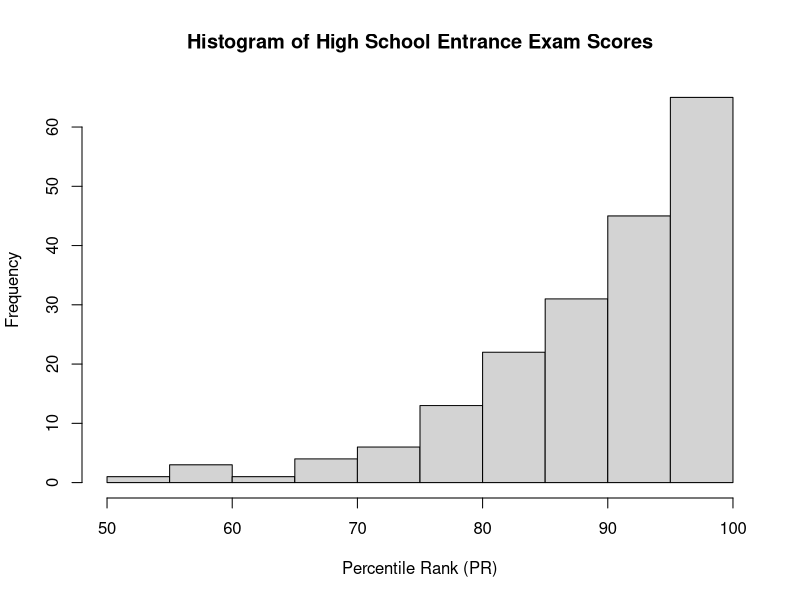
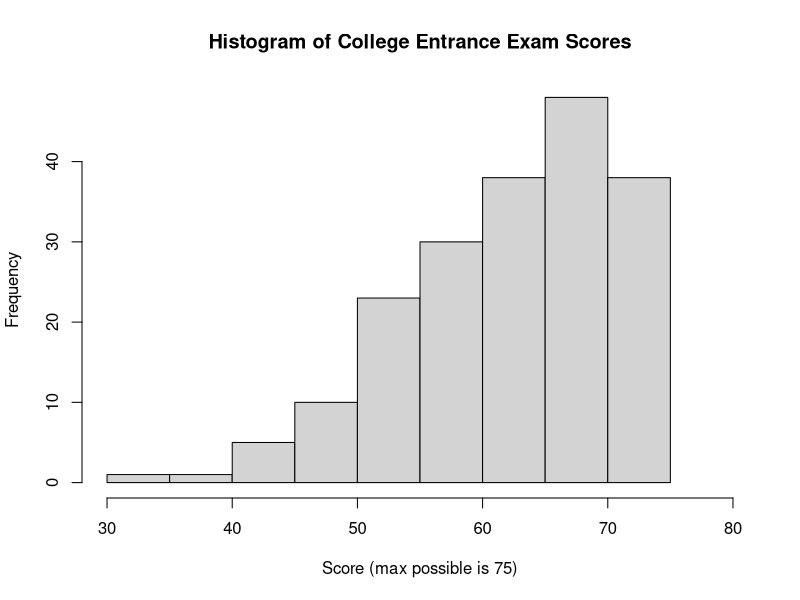
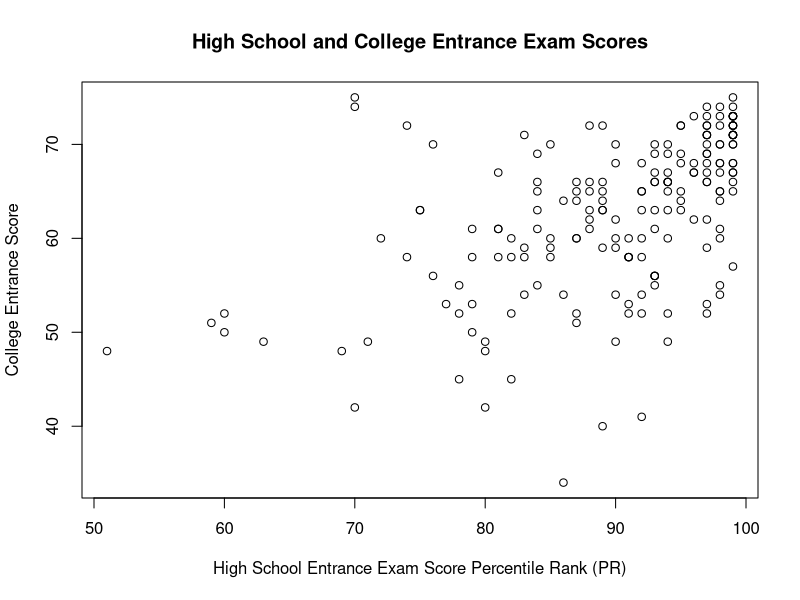
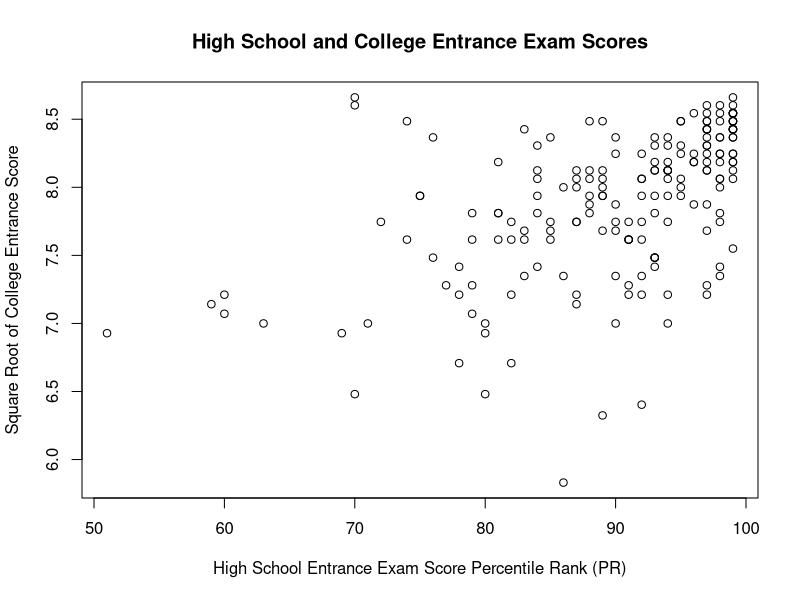
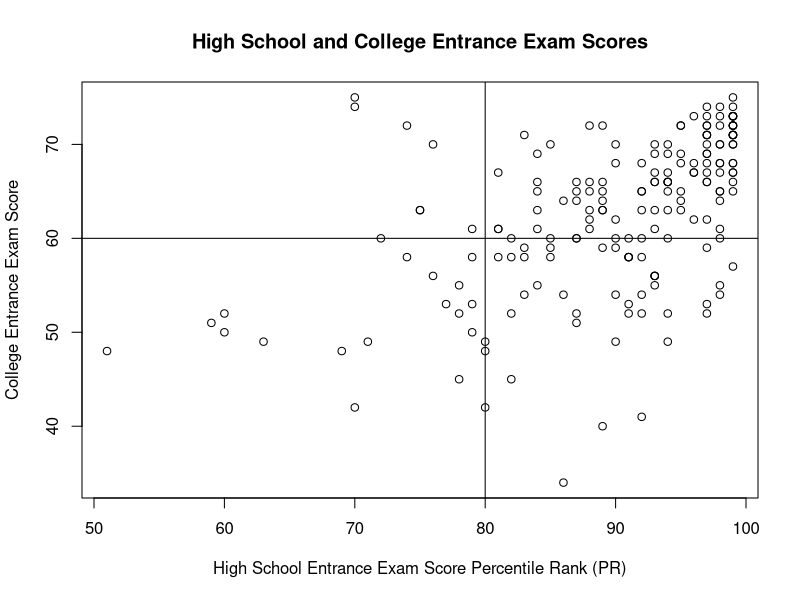
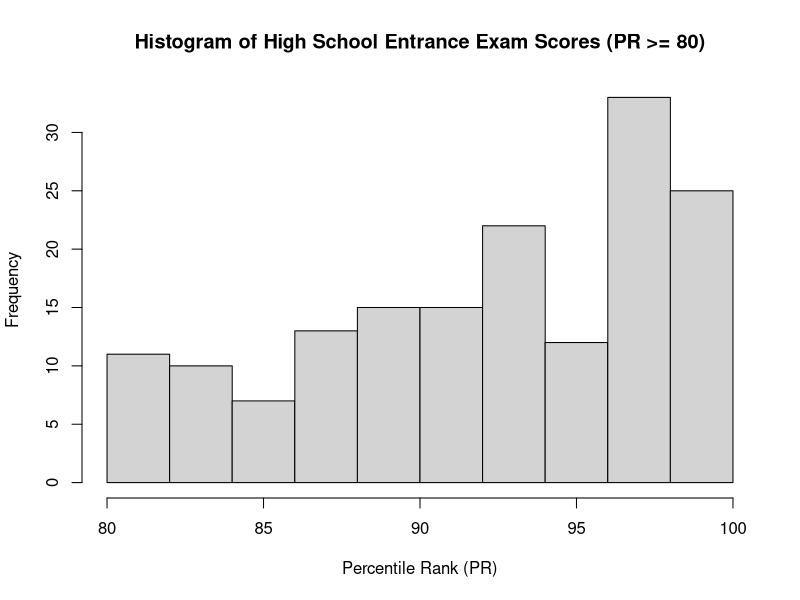
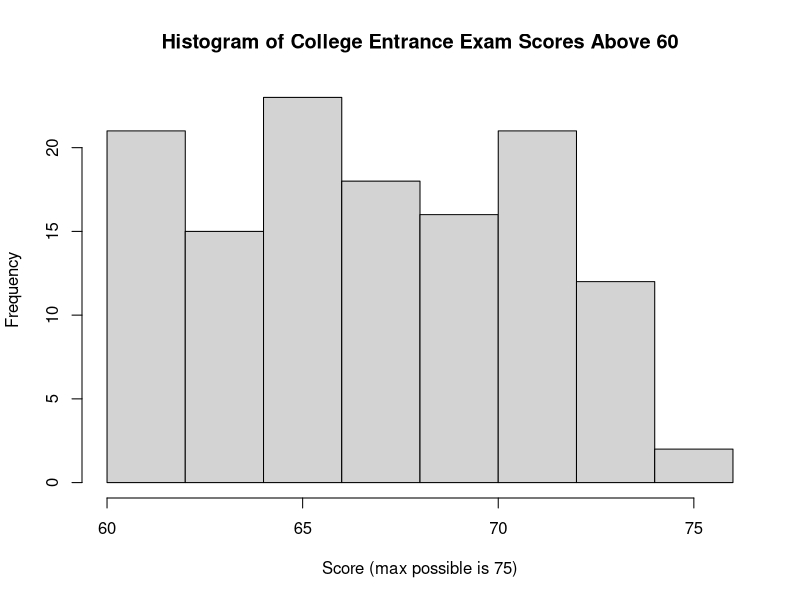
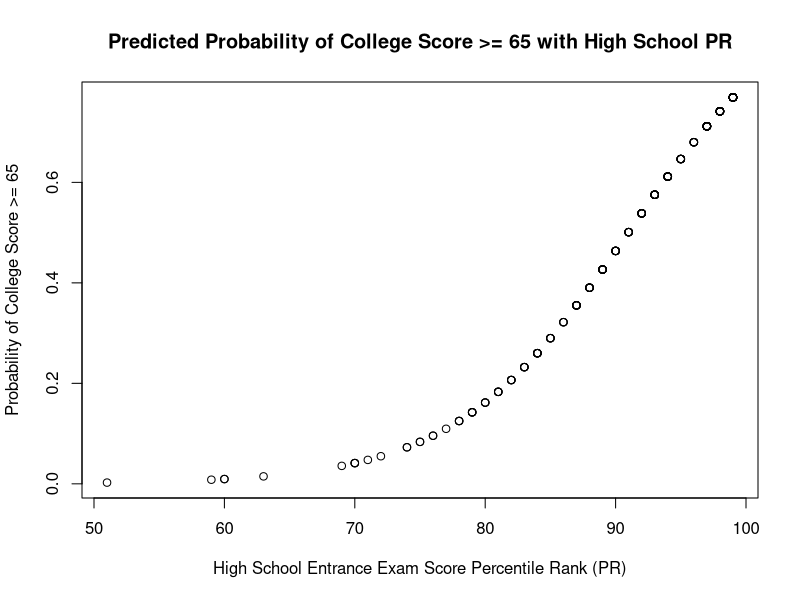

The R source for these figures, in order:
## ---- chunk 1
knitr::opts_chunk$set(echo = TRUE)
## ---- chunk 2
data = read.csv("ptt_SENIORHIGH_data.csv")
names(data)[1] = "pttID"

data[1:10,]
## ---- chunk 3
# High school entrance exam scores: Remove missing values
uni_HS_score = data$HighSchool_PR[which(data$HighSchool_PR != -1)]

summary(uni_HS_score)

hist(uni_HS_score, main = "Histogram of High School Entrance Exam Scores",
     xlab="Percentile Rank (PR)")
## ---- chunk 4
# College entrance exam scores: Remove missing values
uni_college_score = data$College_Score[which(data$College_Score != -1)]

summary(uni_college_score)

hist(uni_college_score, main="Histogram of College Entrance Exam Scores",
     xlab="Score (max possible is 75)",xlim=c(30,80))
## ---- chunk 5
missing_rows = which(data$HighSchool_PR == "-1" | data$College_Score == "-1")
# Indices: 6  19  71  85  88  96 132 183 195 => nine in total

# Remove missing data
data_corr = data[-missing_rows,]

plot(data_corr$HighSchool_PR, data_corr$College_Score,
     main = "High School and College Entrance Exam Scores",
     xlab="High School Entrance Exam Score Percentile Rank (PR)",
     ylab="College Entrance Score")
## ---- chunk 6
cor(data_corr$HighSchool_PR, data_corr$College_Score)
## ---- chunk 7
# data version: already removed missing data
# data_corr = data[-missing_rows,]

plot(data_corr$HighSchool_PR, sqrt(data_corr$College_Score),
     main = "High School and College Entrance Exam Scores",
     xlab="High School Entrance Exam Score Percentile Rank (PR)",
     ylab="Square Root of College Entrance Score")
## ---- chunk 8
cor(data_corr$HighSchool_PR, sqrt(data_corr$College_Score))
## ---- chunk 9
plot(data_corr$HighSchool_PR, data_corr$College_Score,
     main = "High School and College Entrance Exam Scores",
     xlab="High School Entrance Exam Score Percentile Rank (PR)",
     ylab="College Entrance Exam Score")

abline(h=60,v=80)
## ---- chunk 10
data_corr$HS_80up = data_corr$HighSchool_PR >= 80
data_corr$CS_60up = data_corr$College_Score >=60

contingency = table(data_corr$HS_80up, data_corr$CS_60up,
                    dnn=c("HighSchool_80up","College_60up"))

contingency
## ---- chunk 11
prop.table(contingency)
## ---- chunk 12
round(prop.table(contingency),4)
## ---- chunk 13
nrow(data_corr) # number of all respondents without missing data
## ---- chunk 14
# High school entrance exam scores: Remove missing values
# uni_HS_score = data$HighSchool_PR[which(data$HighSchool_PR != -1)]
length(uni_HS_score)

## ---- chunk 15
# Consider only the records with both valid HighSchool_PR and College_Score
length(data_corr$HighSchool_PR)
## ---- chunk 16
# College entrance exam scores: Remove missing values
# uni_college_score = data$College_Score[which(data$College_Score != -1)]
length(uni_college_score)
## ---- chunk 17
# Consider only the records with both valid HighSchool_PR and College_Score
length(data_corr$College_Score)
## ---- chunk 18
HS_PR_seg = data_corr$HighSchool_PR[which(data_corr$HS_80up == TRUE)]
length(HS_PR_seg)
## ---- chunk 19
table(HS_PR_seg)
## ---- chunk 20
hist(HS_PR_seg, xlab="Percentile Rank (PR)",
     main="Histogram of High School Entrance Exam Scores (PR >= 80)")
## ---- chunk 21
HS80to89 = length(which(HS_PR_seg >= 80 & HS_PR_seg <= 89))
HS90to94 = length(which(HS_PR_seg >= 90 & HS_PR_seg <= 94))
HS95to99 = length(which(HS_PR_seg >= 95 & HS_PR_seg <= 99))
## ---- chunk 22
print(paste("HighSchool_PR 80-89:",HS80to89))
print(paste("HighSchool_PR 90-94:",HS90to94))
print(paste("HighSchool_PR 95-99:",HS95to99))
## ---- chunk 23
CS_Score_seg = data_corr$College_Score[which(data_corr$CS_60up == TRUE)]
length(CS_Score_seg)
## ---- chunk 24
table(CS_Score_seg)
## ---- chunk 25
college_score = c(60,65,70,74,75)
college_pr = c(88, 95, 98.5, 99.9, 100)

data.frame(college_score, college_pr)
## ---- chunk 26
hist(CS_Score_seg, xlab="Score (max possible is 75)",
     main="Histogram of College Entrance Exam Scores Above 60")
## ---- chunk 27
CS60to64 = length(which(CS_Score_seg >= 60 & CS_Score_seg <= 64))
CS65to69 = length(which(CS_Score_seg >= 65 & CS_Score_seg <= 69))
CS70to75 = length(which(CS_Score_seg >= 70 & CS_Score_seg <= 75))
## ---- chunk 28
print(paste("College_Score 60-64:",CS60to64))
print(paste("College_Score 65-69:",CS65to69))
print(paste("College_Score 70-75:",CS70to75))
## ---- chunk 29
data_corr$HS_range = "set"
data_corr$CS_range = "set"

for(ii in 1:nrow(data_corr)) {
        # High School PR categories
        if (data_corr$HighSchool_PR[ii] <= 79) {
                data_corr$HS_range[ii] = "0-79"
        } else if (data_corr$HighSchool_PR[ii] <= 89) {
                data_corr$HS_range[ii] = "80-89"
        } else if (data_corr$HighSchool_PR[ii] <= 94) {
                data_corr$HS_range[ii] = "90-94"
        } else {
                data_corr$HS_range[ii] = "95-99"
        }
        
        # College Score Categories
        if (data_corr$College_Score[ii] <= 59) {
                data_corr$CS_range[ii] = "0-59"
        } else if (data_corr$College_Score[ii] <= 64) {
                data_corr$CS_range[ii] = "60-64"
        } else if (data_corr$College_Score[ii] <= 69) {
                data_corr$CS_range[ii] = "65-69"
        } else {
                data_corr$CS_range[ii] = "70-75"
        }
}
## ---- chunk 30
table_4x4 = table(data_corr$HS_range, data_corr$CS_range,
                  dnn=c("HighSchool_PR","College_Score"))
table_4x4
## ---- chunk 31
print(paste("College_Score at least 65:", sum(data_corr$College_Score >= 65)))
print(paste("College_Score below 65:", sum(data_corr$College_Score < 65)))
## ---- chunk 32
# 1. Create the binary variable first.
# 2. model = glm( y ~ x, data=data, family="binomial")
# 3. summary(model)
# https://stats.idre.ucla.edu/r/dae/logit-regression/

data_corr$CS_65up = data_corr$College_Score >= 65
model = glm(CS_65up ~ HighSchool_PR, data=data_corr, family="binomial")
summary(model)

## ---- chunk 33
model$coefficients
## ---- chunk 34
round(model$coefficients, digits=3)
## ---- chunk 35
exp(model$coefficients)
## ---- chunk 36
alpha = as.numeric(model$coefficients[1])
beta = as.numeric(model$coefficients[2])

p_intercept = exp(alpha)/(1+exp(alpha))
p_intercept
## ---- chunk 37
p_pr99 = exp(alpha + beta*99)/(1+exp(alpha + beta*99))
p_pr99
## ---- chunk 38
num_pr99 = sum(data_corr$HighSchool_PR == 99)
num_cs65 = sum(data_corr$College_Score >= 65)
num_pr99_and_cs65 = sum(data_corr$HighSchool_PR == 99 & data_corr$College_Score >= 65)
## ---- chunk 39
print(paste("Number of respondents with HighSchool_PR 99:",num_pr99))
print(paste("Number of respondents with College_Score 65 or better:",num_cs65))
print(paste("Number of respondents with HighSchool_PR 99 and College_Score 65 or better:",
            num_pr99_and_cs65))
## ---- chunk 40
sort(data_corr$College_Score[which(data_corr$HighSchool_PR==99)])
## ---- chunk 41
confint(model)
## ---- chunk 42
exp(confint(model))
## ---- chunk 43
ci_matrix = confint(model)
alpha_ci = ci_matrix[1,]
beta_ci = ci_matrix[2,]
p_pr99_ci = exp(alpha_ci + beta_ci*99)/(1+exp(alpha_ci + beta_ci*99))
p_pr99_ci
## ---- chunk 44
objects(model)
## ---- chunk 45
data = read.csv("ptt_SENIORHIGH_data.csv")
names(data)[1] = "pttID"

missing_rows = which(data$HighSchool_PR == "-1" | data$College_Score == "-1")
data_corr = data[-missing_rows,]

data_corr$CS_65up = data_corr$College_Score >=65

model = glm(CS_65up ~ HighSchool_PR, data=data_corr, family="binomial")

print("This is a test.")
## ---- chunk 46
# objects(model) # to find out what functions are available in the model

# model$fitted.values # probability values for all 197 datapoints.
# predict(model, data_corr, type="response")

# Also need to plot the HighSchool_PR vs predicted probability of College_Score at least 65.

# Use the predict function for certain HighSchool_PR points 
# (e.g. 80, 90, 95, 99)

# https://www.theanalysisfactor.com/r-tutorial-glm1/
# https://www.theanalysisfactor.com/r-glm-plotting/
## ---- chunk 47
# Draft of graph
# Add jittering? Too many repetitive values in HighSchool_PR!
yy = model$fitted.values
xx = data_corr$HighSchool_PR
plot(xx, yy, main="Predicted Probability of College Score >= 65 with High School PR",
     xlab="High School Entrance Exam Score Percentile Rank (PR)",
     ylab="Probability of College Score >= 65")
## ---- chunk 48
set.seed(21)
new_xx = jitter(xx)
new_yy = jitter(yy)
plot(new_xx, new_yy, 
     main="Jittered Probability of College Score >= 65 with High School PR",
     xlab="High School Entrance Exam Score Percentile Rank (PR)",
     ylab="Probability of College Score >= 65")
